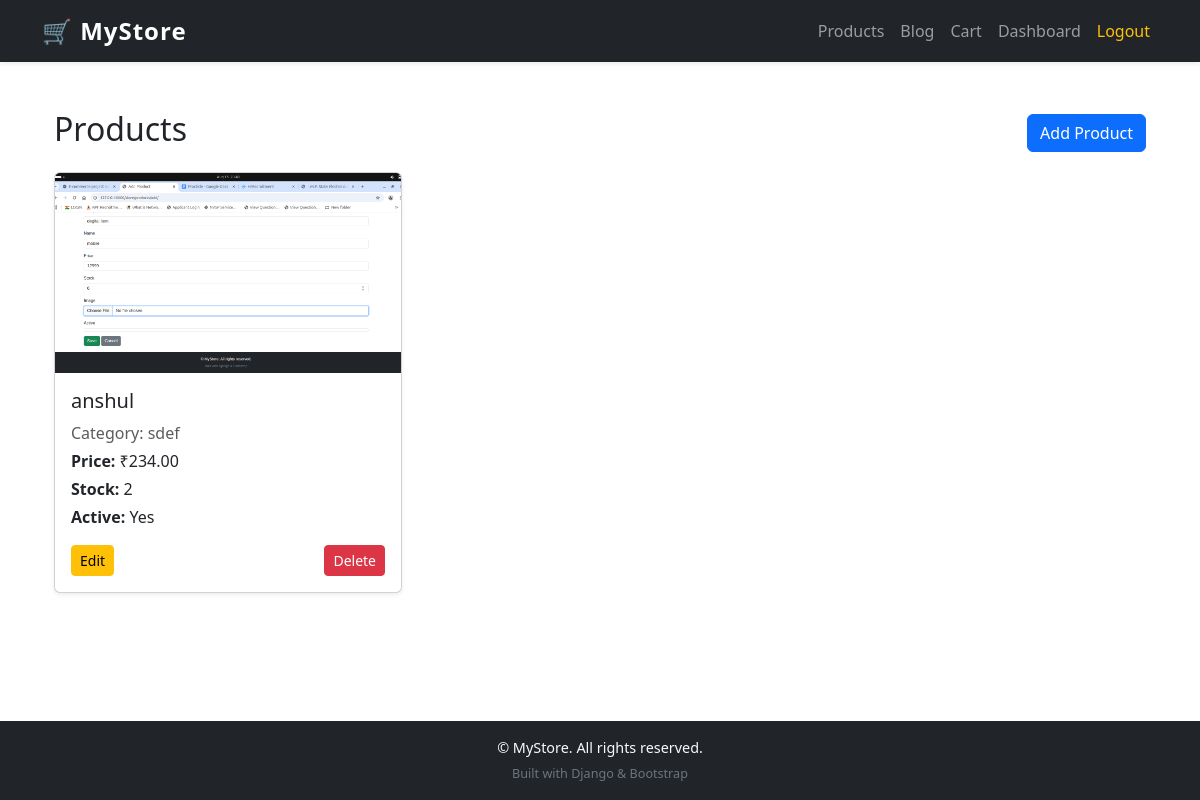
/store/products/ (signed in), run on the app's committed database.
### store/models.py (models this page shows, shortened)
class Product(models.Model):
    category = models.ForeignKey(Category, on_delete=models.CASCADE, related_name="products")
    name = models.CharField(max_length=255)
    price = models.DecimalField(max_digits=10, decimal_places=2)
    stock = models.PositiveIntegerField()
    image = models.ImageField(upload_to="products/")
    active = models.BooleanField(default=True)
    created_at = models.DateTimeField(auto_now_add=True)

class Category(models.Model):
    name = models.CharField(max_length=255, unique=True)
    slug = models.SlugField(max_length=255, unique=True, blank=True)
    class Meta:
        verbose_name_plural = "Categories"

### store/views.py (the view)
# urls.py: path("products/", views.product_list, name="product_list"),
@login_required
def product_list(request):
    products = Product.objects.all()
    return render(request, "store/product_list.html", {"products": products})

### store/templates/store/product_list.html (shortened to what this page needs)
{% extends "base.html" %}
{% block content %}
<div class="container mt-4">
    <div class="d-flex justify-content-between align-items-center mb-3">
        <h2>Products</h2>
        <a href="{% url 'store:product_create' %}" class="btn btn-primary">Add Product</a>
    </div>
    {% if products %}
    <div class="row g-4">
        {% for product in products %}
        <div class="col-md-4">
            <div class="card shadow-sm h-100">
                {% if product.image %}
                <img src="{{ product.image.url }}" class="card-img-top" alt="{{ product.name }}" style="height:200px; object-fit:cover;">
                {% endif %}
                <div class="card-body d-flex flex-column">
                    <h5 class="card-title">{{ product.name }}</h5>
                    <p class="text-muted mb-1">Category: {{ product.category.name }}</p>
                    <p class="mb-1"><strong>Price:</strong> ₹{{ product.price }}</p>
                    <p class="mb-1"><strong>Stock:</strong> {{ product.stock }}</p>
                    <p><strong>Active:</strong> {{ product.active|yesno:"Yes,No" }}</p>
                    <div class="mt-auto d-flex justify-content-between">
                        <a href="{% url 'store:product_edit' product.pk %}" class="btn btn-sm btn-warning">Edit</a>
                        <a href="{% url 'store:product_delete' product.pk %}" class="btn btn-sm btn-danger">Delete</a>
                    </div>
                </div>
            </div>
        </div>
        {% endfor %}
    </div>
    {% else %}
    <div class="alert alert-info text-center">No products found.</div>
    {% endif %}
</div>
{% endblock %}

### static/css/style.css (style rules this page uses)
body { font-family: 'Segoe UI', Tahoma, Geneva, Verdana, sans-serif; }

### data on the page
Product: image (picture), name "anshul", category.name "sdef", price "234.00", stock "2", active "Yes"
